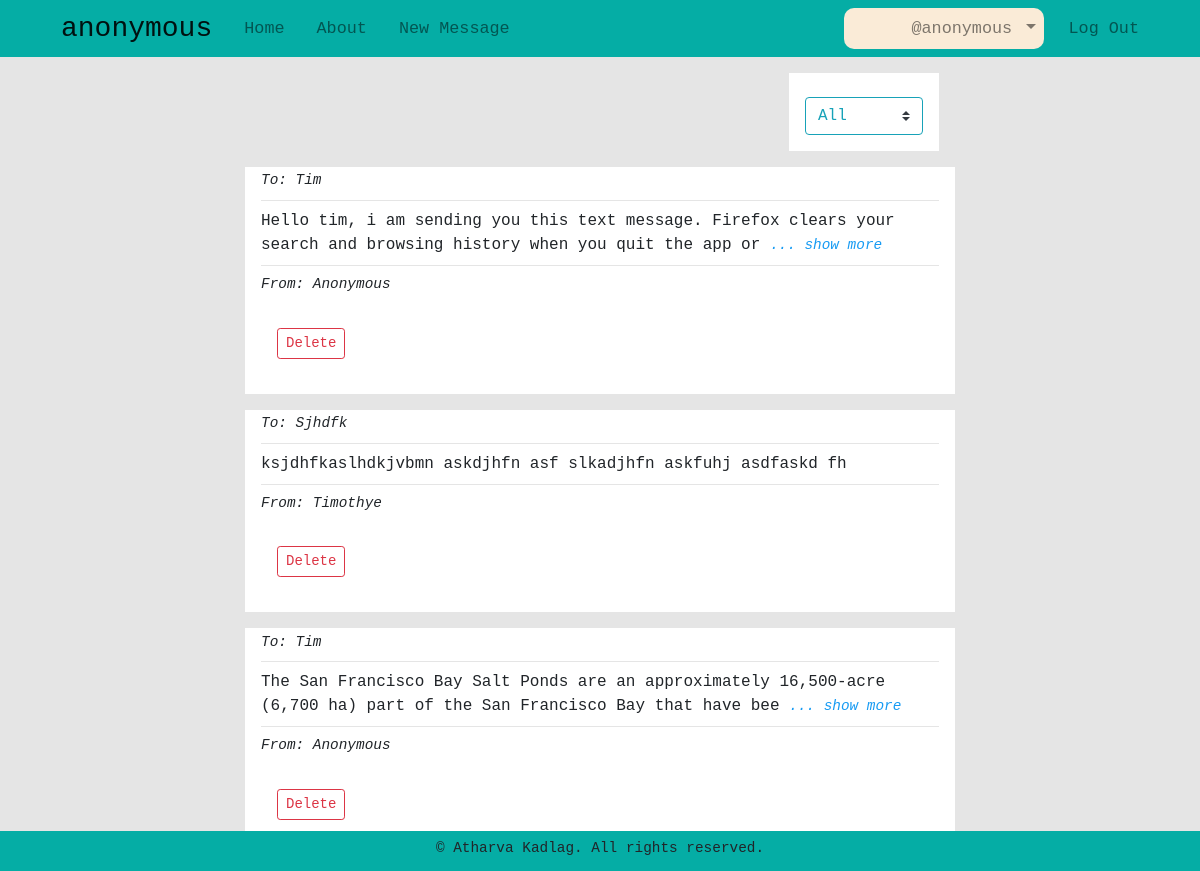
/account/my_messages (signed in), run on the app's committed database.
### anonymous/models.py (models this page shows, shortened)
class Users(db.Model, UserMixin):
    id = db.Column(db.Integer, primary_key=True)
    name = db.Column(db.String(120), nullable=True)
    username = db.Column(db.String(70), unique=True, nullable=False)
    email = db.Column(db.String(120), unique=True, nullable=False)
    password = db.Column(db.String(120), unique=True, nullable=False)
    messages = db.relationship('Messages', backref='sender', lazy=True)

class Messages(db.Model):
    id = db.Column(db.Integer, primary_key=True)
    receiver = db.Column(db.String(300), nullable=True)
    content = db.Column(db.Text, nullable=False)
    user_id = db.Column(db.Integer, db.ForeignKey('users.id'), default=1)

### anonymous/routes.py (the view, shortened to what this page needs)
@app.route("/account/my_messages", methods=['POST', 'GET'])
@login_required
def user_messages():
    form = forms.FilterMessagesForm()
    delete_message_form = forms.DeleteMessageForm()
    messages = models.Messages.query.filter(
        (models.Messages.receiver == 'tim') | (models.Messages.user_id == 2))
    if form.msg_filter.data == "sent":
        messages = models.Messages.query.filter_by(user_id=current_user.id)
    if form.msg_filter.data == "received":
        messages = models.Messages.query.filter_by(
            receiver=current_user.username)
    return render_template('user_posts.html', form=form, delete_message_form=delete_message_form, messages=messages)

### anonymous/forms.py
class FilterMessagesForm(FlaskForm):
    msg_filter = SelectField('Filter Messages:', choices=[(
        'all', 'All'), ('sent', 'Sent'), ('received', 'Received')])

class DeleteMessageForm(FlaskForm):
    msg_id = HiddenField("msg_id")
    btnsubmit = SubmitField("Delete")

### anonymous/models.py (called while the page is built)
@login_manager.user_loader
def load_user(id):
    return Users.query.get(id)

### anonymous/templates/user_posts.html (shortened to what this page needs)
{% extends 'base.html' %}
{% block content %}
<div class="col-md-8 offset-md-2">
    <form class="filter_form" action="" method="POST">
        {{form.msg_filter(class='custom-select', onchange='this.form.submit()')}}
    </form>
    {% for message in messages %}
    {% set id = message.id %}
    <div class='message'>
        <div id='info'>
            To: {{ message.receiver.capitalize() }}
        </div>
        <hr>
        <div id='content'>
            {{ message.content[:120] }}
            {% if message.content|length > 120 %}
            <span onclick="show_more({{id}})" id="showMore{{id}}">... show more</span>
            {% endif %}
        </div>
        <hr>
        <div class="row">
            <div class="col-sm-10" id='info'>
                From: {{message.sender.name.capitalize()}}
            </div>
            <form class="col-sm-2 delete_message_form" action="" method="POST">
                {{delete_message_form.btnsubmit(class='btn btn-sm btn-outline-danger')}}
            </form>
        </div>
    </div>
    {% endfor %}
</div>
{% endblock content %}

### anonymous/templates/base.html (shortened to what this page needs)
<!DOCTYPE html>
<html>
<head>
    <link rel="stylesheet" type="text/css" href="{{url_for('static', filename='css/bootstrap.min.css')}}">
    <link rel="stylesheet" type="text/css" href="{{url_for('static', filename='css/main.css')}}">
</head>
<body>
    <nav class="navbar navbar-expand-lg navbar-light bg-light">
        <div class="container">
            <a class="navbar-brand" href="{{ url_for('home') }}">anonymous</a>
            <div class="collapse navbar-collapse" id="navbarSupportedContent">
                <ul class="navbar-nav mr-auto">
                    <li class="nav-item">
                        <a class="nav-link" href="{{ url_for('home') }}">Home</a>
                    </li>
                    <li class="nav-item">
                        <a class="nav-link" href="{{ url_for('about') }}">About</a>
                    </li>
                    <li class="nav-item">
                        <a class="nav-link" href="{{ url_for('new_message') }}">New Message</a>
                    </li>
                </ul>
                <ul class="navbar-nav ml-auto">
                    {% if current_user.is_authenticated %}
                    <li class="nav-item dropdown">
                        <a class="nav-link dropdown-toggle" href="#" id="navbarDropdown" role="button" data-toggle="dropdown" aria-haspopup="true" aria-expanded="false">
                            @{{current_user.username}}
                        </a>
                    </li>
                    <li class="nav-item">
                        <a class="nav-link" href="{{ url_for('logout') }}">Log Out</a>
                    </li>
                    {% endif %}
                </ul>
            </div>
        </div>
    </nav>
    <div class="container">
        {% block content %}
        {% endblock %}
    </div>
    <div id="footer">
        &copy; Atharva Kadlag. All rights reserved.
	</div>
</body>
</html>

### anonymous/static/css/main.css (style rules this page uses)
body { background-color: rgba(0, 0, 0, 0.1); }
.dropdown-menu, .bg-light, #footer { background-color: #05ada5; }
.navbar-light { font-family: monospace; font-size: 1.5em; }
.nav-item, .dropdown-item { border-radius: 1rem; }
.dropdown-toggle { text-align: right; width: 200px; background-color: rgb(250, 235, 215); }
.message { margin: 1rem auto; padding: 0.2rem 1rem; background-color: #fff; }
#content { font-size: 1em; }
#info { font-size: 0.9em; font-style: italic; }
[id^="showMore"], [id^="showLess"] { font-size: 0.9em; font-style: italic; color: rgb(23, 155, 243); }
.filter_form { margin-left: auto; width: 150px; }
.custom-select { margin-top: 0.5rem; color: #17a2b8; border-color: #17a2b8 }
#footer { position: fixed; bottom:0; height: 40px; width: 100%; text-align: center; padding: 0.5em 0 0.5em 0; font-size: 0.9em; }
form { background: white; padding: 1em; margin: 1em; }
a { margin-left: 3px; }

### data on the page
Users: username "anonymous"
Messages: receiver "Tim", content "Hello tim, i am sending you this text message. Firefox clears your search and browsing history when you quit the app or", sender.name "Anonymous"
Messages: receiver "Sjhdfk", content "ksjdhfkaslhdkjvbmn askdjhfn asf slkadjhfn askfuhj asdfaskd fh", sender.name "Timothye"
Messages: receiver "Tim", content "The San Francisco Bay Salt Ponds are an approximately 16,500-acre (6,700 ha) part of the San Francisco Bay that have bee", sender.name "Anonymous"
